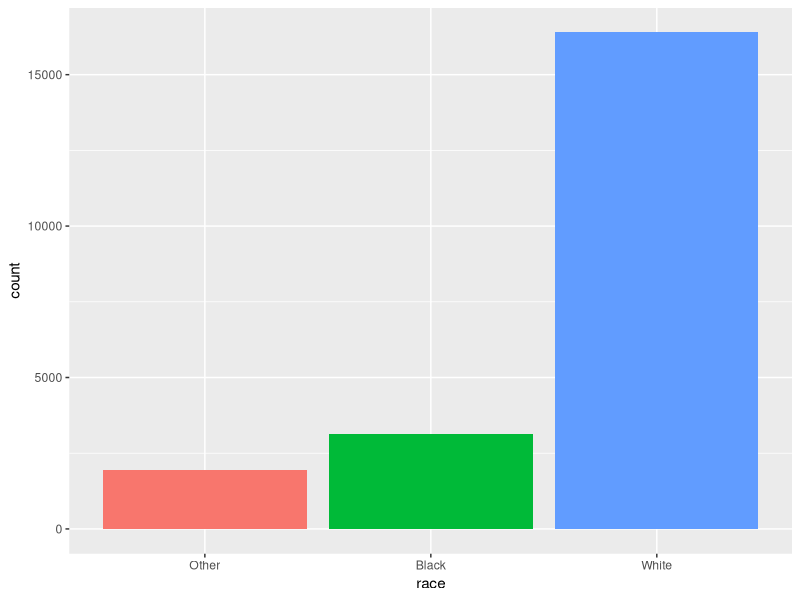
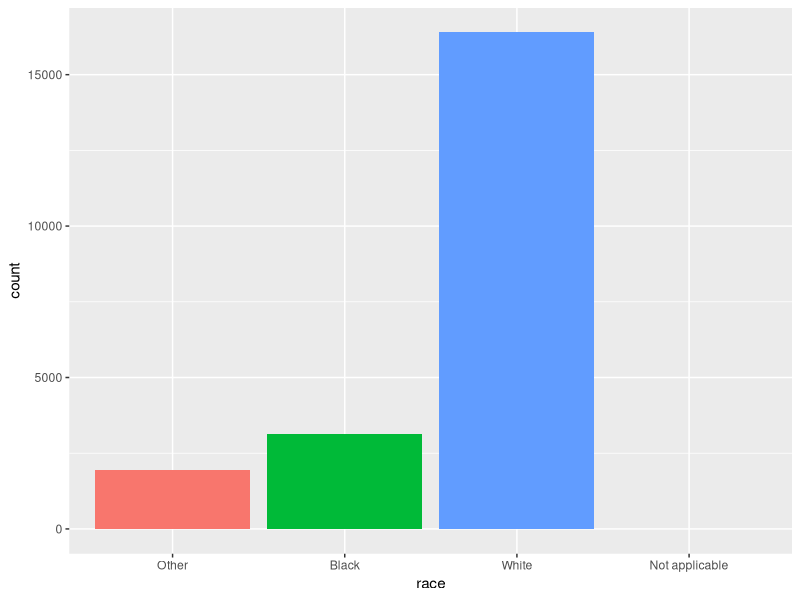
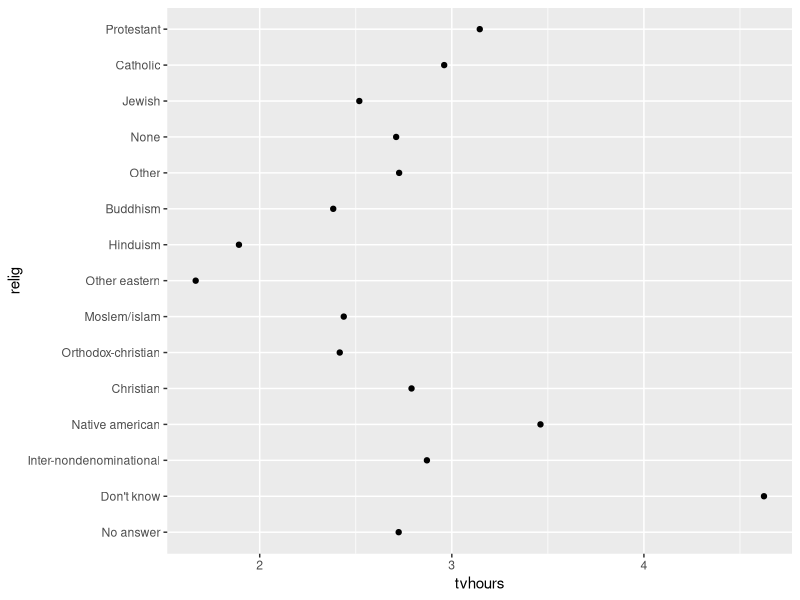
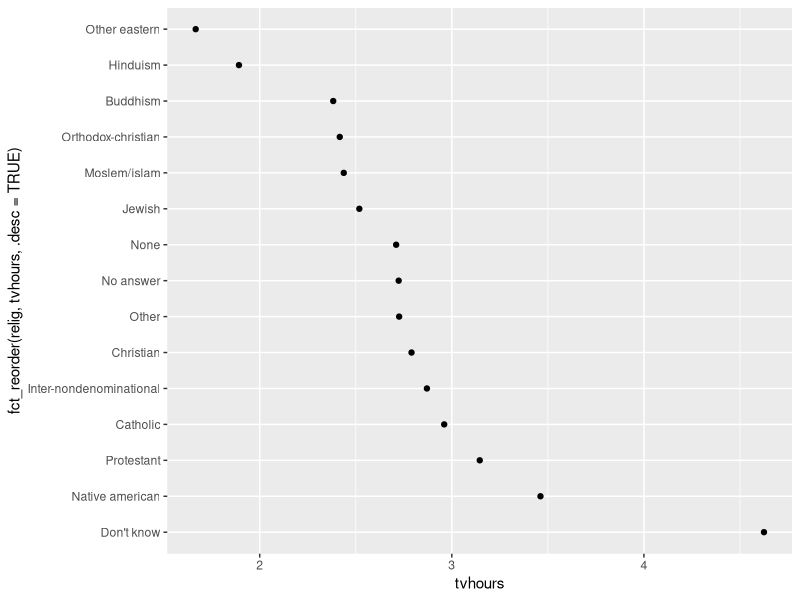

The R script that drew these images, in order: (Note: this script raises an error after producing the figures.)
# Factors
# Initial: 25 Oct 2018
# Revision: 25 Feb 2019
# Ray Nelson

# Libraries
library(tidyverse)
library(forcats)

# 15.2 Creating factors
(x1 <- c("Dec", "Apr", "Jan", "Mar"))
(x2 <- c("Dec", "Apr", "Jam", "Mar"))

month_levels <- c(
  "Jan", "Feb", "Mar", "Apr", "May", "Jun", 
  "Jul", "Aug", "Sep", "Oct", "Nov", "Dec"
)

(y1 <- factor(x1, levels = month_levels))


(y2 <- factor(x2, levels = month_levels))


factor(x1)

f1 <- factor(x1, levels = unique(x1))
unique(x1)

(f2 <- x1 %>% factor() %>% fct_inorder())


f2 %>% levels()

# 15.3 General Social Survey
gss_cat
gss_cat %>% glimpse()
gss_cat %>% summary()

gss_cat %>% 
  count(race)

gss_cat %>% 
  ggplot(aes(x = race, fill = race)) +
    geom_bar(show.legend = FALSE)

gss_cat %>% 
  ggplot(aes(x = race, fill = race)) +
  geom_bar(show.legend = FALSE) +
  scale_x_discrete(drop = FALSE)

# 15.4 Modifying factor order

## TV Hours by religion
relig_summary <- gss_cat %>% 
  group_by(relig) %>% 
  summarise(
    age = mean(age, na.rm = TRUE),
    tvhours = mean(tvhours, na.rm = TRUE),
    n = n()
  )

relig_summary$relig %>% 
  levels()

relig_summary$relig %>% levels()

relig_summary %>% 
  ggplot(aes(tvhours, relig)) +
    geom_point()

relig_summary %>% 
  ggplot(aes(tvhours, fct_reorder(relig, tvhours, .desc = TRUE))) +
  geom_point()

relig_summary %>% 
  mutate(relig = fct_reorder(relig, tvhours))
  ggplot(aes(tvhours, relig)) +
    geom_point()
  
relig_summary <- relig_summary %>%
  mutate(relig = fct_reorder(relig, tvhours, desc = TRUE))

relig_summary$relig %>% 
  levels()

## Average age over reported income levels

(rincome_summary <- gss_cat %>%
  group_by(rincome) %>%
  summarise(
    age = mean(age, na.rm = TRUE),
    n = n()
  ))

rincome_summary %>%
  mutate(rincome = fct_reorder(rincome, age))  %>% 
  ggplot(aes(x= age, y = rincome)) +
    geom_point()

rincome_summary %>%
  ggplot(aes(x= age, y = rincome)) +
    geom_point()

# Age by marital status

by_age <- gss_cat %>%
  filter(!is.na(age)) %>%
  count(age, marital) %>%
  group_by(age) %>%
  mutate(prop = n / sum(n))

by_age %>% 
  ggplot(aes(x = age, y = prop, color = marital)) +
    geom_line(na.rm = TRUE)
  
by_age %>% 
  ggplot(aes(x = age, y = prop, color = fct_reorder2(marital, age, prop))) +
    geom_line(na.rm = TRUE) +
    labs(colour = "marital")

gss_cat %>% 
  mutate(marital = marital %>% fct_infreq() %>% fct_rev()) %>% 
  ggplot(aes(x = marital, fill = marital)) +
    geom_bar(show.legend = FALSE) +
  labs(
    title = "Marital Status",
    subtitle = "General Social Science Survey",
    x = "",
    y = "Number of Respondents"
  )

# 15.5 Modifying factor levels

gss_cat %>% count(partyid)

gss_cat %>%
  mutate(partyid = fct_recode(partyid,
                              "Republican, strong"    = "Strong republican",
                              "Republican, weak"      = "Not str republican",
                              "Independent, near rep" = "Ind, near rep",
                              "Independent, near dem" = "Ind, near dem",
                              "Democrat, weak"        = "Not str democrat",
                              "Democrat, strong"      = "Strong democrat"
  )) %>%
  count(partyid)

gss_cat %>%
  mutate(partyid = fct_recode(partyid,
                              "Republican, strong"    = "Strong republican",
                              "Republican, weak"      = "Not str republican",
                              "Independent, near rep" = "Ind,near rep",
                              "Independent, near dem" = "Ind,near dem",
                              "Democrat, weak"        = "Not str democrat",
                              "Democrat, strong"      = "Strong democrat",
                              "Other"                 = "No answer",
                              "Other"                 = "Don't know",
                              "Other"                 = "Other party"
  )) %>%
  count(partyid)

gss_cat %>%
  mutate(partyid = fct_collapse(partyid,
                                other = c("No answer", "Don't know", "Other party"),
                                rep = c("Strong republican", "Not str republican"),
                                ind = c("Ind,near rep", "Independent", "Ind,near dem"),
                                dem = c("Not str democrat", "Strong democrat")
  )) %>%
  count(partyid)

gss_cat %>%
  mutate(relig = fct_lump(relig)) %>%
  count(relig)

gss_cat %>%
  mutate(relig = fct_lump(relig, n = 10)) %>%
  count(relig, sort = TRUE) %>%
  print(n = Inf)
